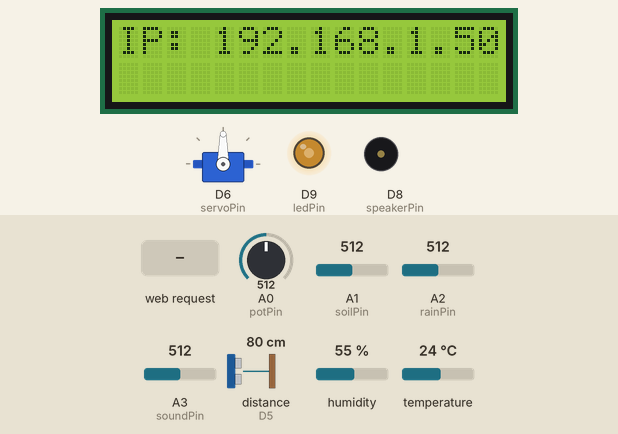
Recording of a sketch running on a simulated Arduino Uno R4 WiFi. On the bench: servo, 16×2 character LCD, output pins drawn as LEDs (lit = HIGH), buzzer (waves = sounding). Wiring (inferred from the names in the program): ultrasonic range finder: trigger D4; echo D5. The test bench sets the inputs (shaded band); at power-on: A0 (potPin) = 512, A1 (soilPin) = 512, A2 (rainPin) = 512, A3 (soundPin) = 512, distance to the obstacle (sensor on D5) 80 cm, humidity 55 %, temperature 24 °C. The echo pulse lasts 58.3 µs per cm; WiFi joins after 1.5 s; servers stay silent unless stated; pins used as bus, display or sensor lines are not drawn.

Above: at 2.8 s.
2.9 s: HTTP request GET /LCD= received
At 3.3 s:
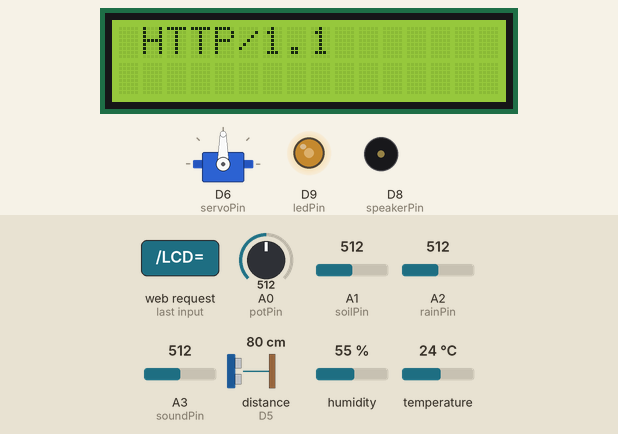
4.4 s: A0 (potPin) set to 716
At 5.5 s:
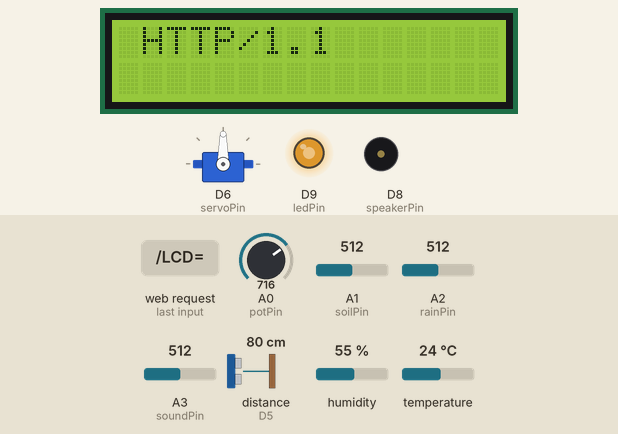
5.9 s: HTTP request GET /LED_ON received
7.4 s: A0 (potPin) set to 30
At 7.7 s:
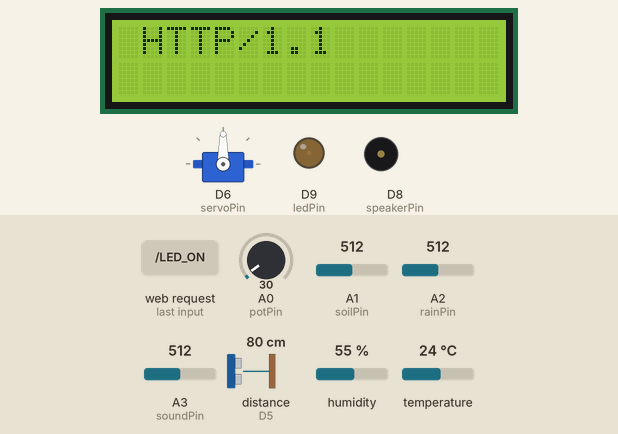
8.9 s: HTTP request GET /SPEAKER_ON received
At 9.9 s:
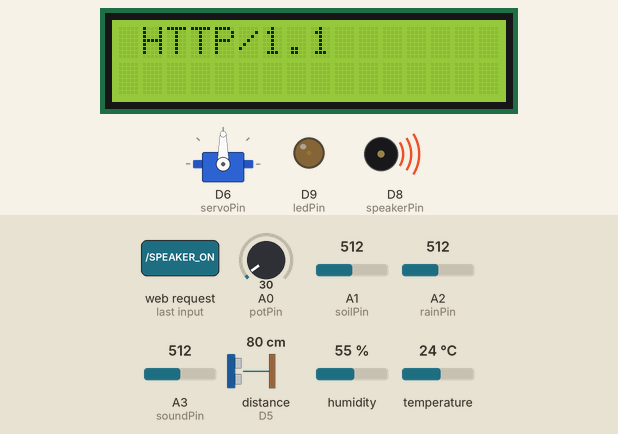
10.4 s: HTTP request GET /LED_OFF received
Timing chart, 0 to 12.9 s (numbered marks = the images above; inputs shaded):
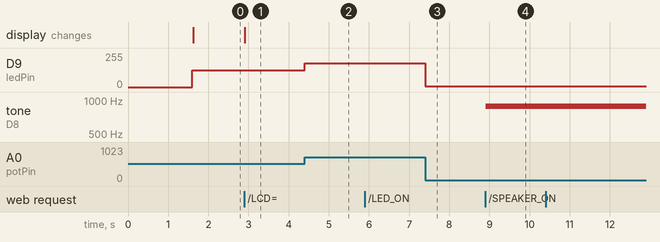

The sketch:

projectIoTDashboardR4Wifiv0.0.1.ino
```cpp
#include <WiFiS3.h>
#include <Wire.h>
#include <LiquidCrystal_I2C.h>
#include "DHT.h"
#include <Servo.h>

LiquidCrystal_I2C lcd(0x27, 16, 2);
DHT dht(2, DHT11); // DHT11 sensor on pin 2

char ssid[] = "WiFi_SSID";
char pass[] = "WiFi_PASSWORD";
WiFiServer server(80);

// Pin definitions
int ledPin = 9;        // PWM LED
int speakerPin = 8;    // Passive speaker (tone)
int servoPin = 6;
int potPin = A0;
int soilPin = A1;
int rainPin = A2;
int soundPin = A3;
int trigPin = 4;
int echoPin = 5;

Servo myServo;

void setup() {
  Serial.begin(9600);
  pinMode(ledPin, OUTPUT);
  pinMode(speakerPin, OUTPUT);
  pinMode(trigPin, OUTPUT);
  pinMode(echoPin, INPUT);

  myServo.attach(servoPin);
  dht.begin();

  lcd.init();
  lcd.backlight();
  lcd.setCursor(0,0);
  lcd.print("Connecting WiFi...");

  if(WiFi.begin(ssid, pass) == WL_CONNECTED){
    server.begin();
    lcd.clear();
    lcd.print("IP: ");
    lcd.print(WiFi.localIP());
  }
}

void loop() {
  // Sensor readings
  int potVal = analogRead(potPin);
  int ledVal = map(potVal, 0, 1023, 0, 255);
  analogWrite(ledPin, ledVal);

  int soilVal = analogRead(soilPin);
  int rainVal = analogRead(rainPin);
  int soundVal = analogRead(soundPin);
  float temp = dht.readTemperature();
  float hum = dht.readHumidity();

  // Ultrasonic distance
  digitalWrite(trigPin, LOW); delayMicroseconds(2);
  digitalWrite(trigPin, HIGH); delayMicroseconds(10);
  digitalWrite(trigPin, LOW);
  long duration = pulseIn(echoPin, HIGH);
  int distance = duration * 0.034 / 2;

  // Web server
  WiFiClient client = server.available();
  if (client) {
    String request = client.readStringUntil('\r');
    client.flush();

    // LED control
    if (request.indexOf("/LED_ON") != -1) digitalWrite(ledPin, HIGH);
    if (request.indexOf("/LED_OFF") != -1) digitalWrite(ledPin, LOW);

    // Speaker control (880 Hz tone)
    if (request.indexOf("/SPEAKER_ON") != -1) tone(speakerPin, 880);
    if (request.indexOf("/SPEAKER_OFF") != -1) noTone(speakerPin);

    // Servo control
    if (request.indexOf("/SERVO_LEFT") != -1) myServo.write(0);
    if (request.indexOf("/SERVO_RIGHT") != -1) myServo.write(180);

    // LCD message
    if (request.indexOf("/LCD=") != -1) {
      int pos = request.indexOf("/LCD=");
      String msg = request.substring(pos+5);
      lcd.clear();
      lcd.setCursor(0,0);
      lcd.print(msg);
    }

    // HTML interface
    client.println("HTTP/1.1 200 OK");
    client.println("Content-type:text/html");
    client.println();
    client.println("<html><body>");
    client.println("<h1>UNO R4 WiFi Dashboard</h1>");
    client.println("<a href=\"/LED_ON\">LED ON</a> | <a href=\"/LED_OFF\">LED OFF</a><br>");
    client.println("<a href=\"/SPEAKER_ON\">SPEAKER ON (880Hz)</a> | <a href=\"/SPEAKER_OFF\">SPEAKER OFF</a><br>");
    client.println("<a href=\"/SERVO_LEFT\">SERVO LEFT</a> | <a href=\"/SERVO_RIGHT\">SERVO RIGHT</a><br>");
    client.println("<form action=\"/LCD=\" method=\"GET\">LCD: <input type=\"text\" name=\"msg\"><input type=\"submit\" value=\"Send\"></form><br>");
    client.println("<h2>Sensor Data</h2>");
    client.println("Potentiometer: " + String(potVal) + "<br>");
    client.println("Soil Moisture: " + String(soilVal) + "<br>");
    client.println("Rain Sensor: " + String(rainVal) + "<br>");
    client.println("Sound Sensor: " + String(soundVal) + "<br>");
    client.println("Temperature: " + String(temp) + " C<br>");
    client.println("Humidity: " + String(hum) + " %<br>");
    client.println("Distance: " + String(distance) + " cm<br>");
    client.println("</body></html>");
    client.stop();
  }
}
```

Measured:
- after the input at 2.9 s, the display: changes at once (image 1)
- after the input at 4.4 s, D9 (ledPin): 127/255 → 178/255 at once
- after the input at 7.4 s, D9 (ledPin): 178/255 → 7/255 at once
- after the input at 8.9 s, tone on D8 (speakerPin): silent → 880 Hz at once
